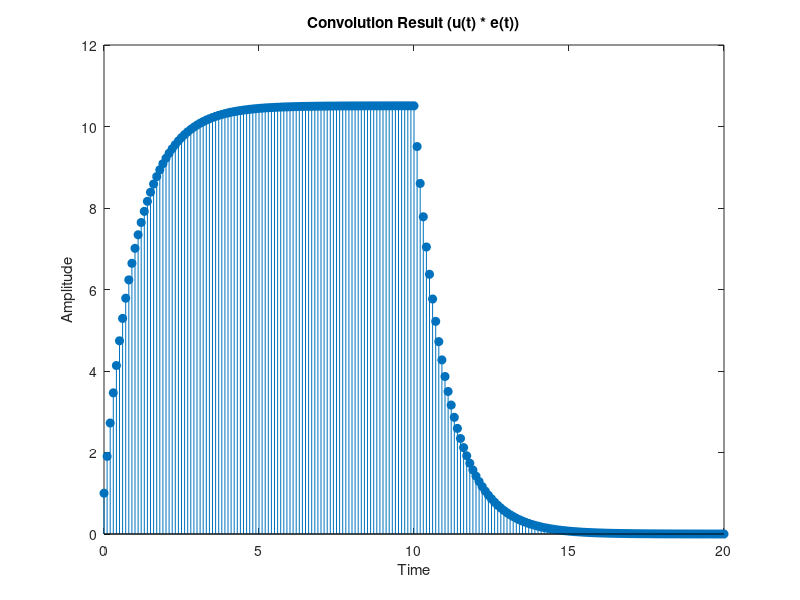

Write MATLAB code to recreate this figure.
% Define the unit step signal u(t)
t_u = 0:0.1:10;
u_t = ones(size(t_u));

% Define the exponential signal e(t)
t_e = 0:0.1:10;
e_t = exp(-t_e);

% Compute the convolution of u(t) and e(t)
conv_result = conv(u_t, e_t, 'full');

% Define the time vector for the convolution result
t_conv = 0:0.1:(length(conv_result)-1)*0.1;

% Plot the convolution result using stem
stem(t_conv, conv_result, 'filled');
title('Convolution Result (u(t) * e(t))');
xlabel('Time');
ylabel('Amplitude');